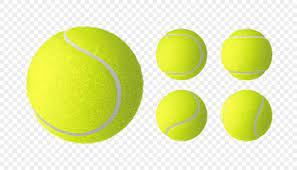
#> input picture images.jpg, 297 x 170 px
$ jupyter execute 'Detecting circles.ipynb'
#> lines starting #> are read from the running program, lines starting #| are printed output that depends on the picture; after the words box and inside, x2 and y2 are one past the last pixel; in counts of white or black regions, pixels touching at a corner belong together
[cell 1]
import cv2
import numpy as np
from matplotlib import pyplot as plt

[cell 2]
balls = cv2.imread("images.jpg")
#> balls is the input picture: shape (170, 297, 3); mean B, G, R 171.5, 234.9, 228.9
gray_img = cv2.cvtColor(balls, cv2.COLOR_BGR2GRAY)
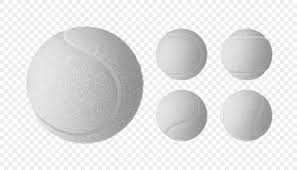
#> gray_img: shape (170, 297); min 126, max 255, mean 225.9
gray_img = cv2.medianBlur(gray_img, 5)

[cell 3]
circles = cv2.HoughCircles(gray_img,cv2.HOUGH_GRADIENT,1,50,
 param1=200,param2=20,minRadius=0,maxRadius=0)
#> circles = [[84.5, 84.5, 57.8], [246.5, 115.5, 25.2], [181.5, 114.5, 25.1], [181.5, 54.5, 25.4], [246.5, 53.5, 25.4]]

[cell 4]
circles = np.uint16(np.around(circles))
#> circles = [[84, 84, 58], [246, 116, 25], [182, 114, 25], [182, 54, 25], [246, 54, 25]]

for i in circles[0,:]:
 # draw the outer circle
 cv2.circle(balls,(i[0],i[1]),i[2],(0,0,255),2)
#> this loop made 5 passes
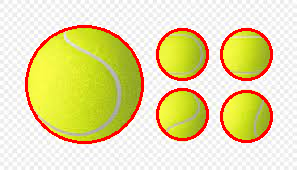
#> balls: shape (170, 297, 3); 6.03% of pixels changed, all inside (x1, y1, x2, y2) = (25, 25, 273, 144)

$ run again, with planets_circles.jpg copied over images.jpg
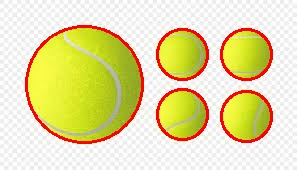
#> input picture planets_circles.jpg, 297 x 170 px
#> balls is the input picture: shape (170, 297, 3); mean B, G, R 164.8, 221.4, 230
#> `gray_img = cv2.cvtColor(balls, cv2.COLOR_BGR2GRAY)`:
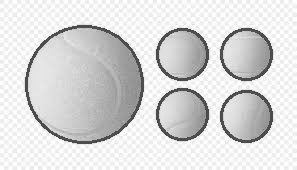
#> gray_img: shape (170, 297); min 71, max 255, mean 217.5
#> `circles = cv2.HoughCircles(gray_img,cv2.HOUGH_GRADIENT,1,50, param1=20..`: circles = [[83.5, 84.5, 59.3], [182.5, 114.5, 22.9], [181.5, 53.5, 22.9], [246.5, 116.5, 22.9], [244.5, 52.5, 25.2], [129.5, 1.5, 150.6], [125.5, 169.5, 105.3], [179.5, 169.5, 72.4]]
#> `circles = np.uint16(np.around(circles))`: circles = [[84, 84, 59], [182, 114, 23], [182, 54, 23], [246, 116, 23], [244, 52, 25], [130, 2, 151], [126, 170, 105], [180, 170, 72]]
#> the loop `for i in circles[0,:]:` made 8 passes
#> after the loop `for i in circles[0,:]:`:
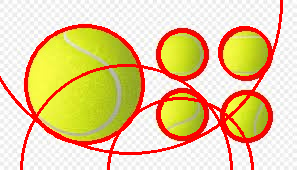
#> balls: shape (170, 297, 3); 10.6% of pixels changed, all inside (x1, y1, x2, y2) = (0, 0, 283, 170)
